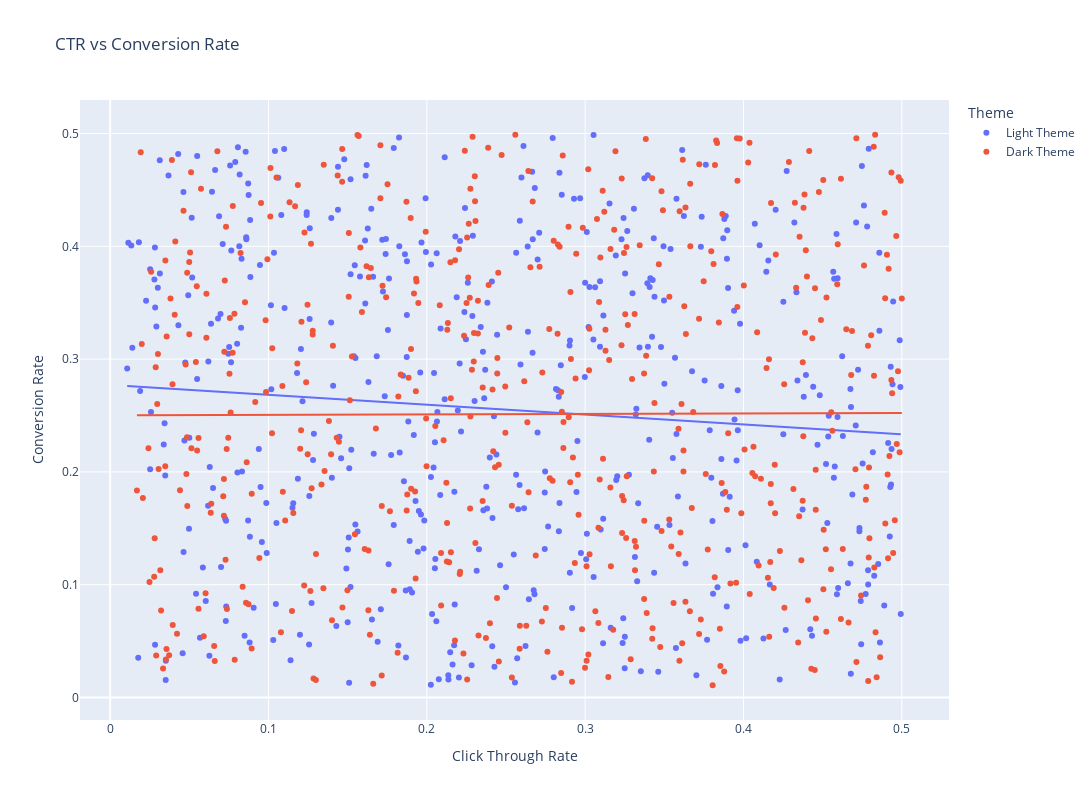

The notebook cell this image was saved under:
### Markdown cell above
##### Conversion rate in this data means the daily percentage of users who signed up on the website. Let’s have a look at the relationship between CTR and Conversion Rate of both themes:

### Code cell
# Create the scatter plot
fig = px.scatter(df, x='Click Through Rate',
                 y='Conversion Rate', color='Theme',
                 title='CTR vs Conversion Rate', trendline='ols', height = 800,width = 1400)
fig.show()

### Figure 1 — Plotly figure (JSON) as saved in the notebook; plotly's stock layout.template omitted (floating-point values rounded to 4 significant figures; data arrays with more than 128 entries replaced by an {"elided": "..."} marker saying what was removed)
{"data": [{"hovertemplate": "Theme=Light Theme<br>Click Through Rate=%{x}<br>Conversion Rate=%{y}<extra></extra>", "legendgroup": "Light Theme", "marker": {"color": "#636efa", "symbol": "circle"}, "mode": "markers", "name": "Light Theme", "orientation": "v", "showlegend": true, "type": "scatter", "x": {"elided": "486 float values"}, "xaxis": "x", "y": {"elided": "486 float values"}, "yaxis": "y"}, {"hovertemplate": "<b>OLS trendline</b><br>Conversion Rate = -0.0875912 * Click Through Rate + 0.277104<br>R<sup>2</sup>=0.007665<br><br>Theme=Light Theme<br>Click Through Rate=%{x}<br>Conversion Rate=%{y} <b>(trend)</b><extra></extra>", "legendgroup": "Light Theme", "marker": {"color": "#636efa", "symbol": "circle"}, "mode": "lines", "name": "Light Theme", "showlegend": false, "type": "scatter", "x": {"elided": "486 float values"}, "xaxis": "x", "y": {"elided": "486 float values"}, "yaxis": "y"}, {"hovertemplate": "Theme=Dark Theme<br>Click Through Rate=%{x}<br>Conversion Rate=%{y}<extra></extra>", "legendgroup": "Dark Theme", "marker": {"color": "#EF553B", "symbol": "circle"}, "mode": "markers", "name": "Dark Theme", "orientation": "v", "showlegend": true, "type": "scatter", "x": {"elided": "514 float values"}, "xaxis": "x", "y": {"elided": "514 float values"}, "yaxis": "y"}, {"hovertemplate": "<b>OLS trendline</b><br>Conversion Rate = 0.00432795 * Click Through Rate + 0.250137<br>R<sup>2</sup>=0.000019<br><br>Theme=Dark Theme<br>Click Through Rate=%{x}<br>Conversion Rate=%{y} <b>(trend)</b><extra></extra>", "legendgroup": "Dark Theme", "marker": {"color": "#EF553B", "symbol": "circle"}, "mode": "lines", "name": "Dark Theme", "showlegend": false, "type": "scatter", "x": {"elided": "514 float values"}, "xaxis": "x", "y": {"elided": "514 float values"}, "yaxis": "y"}], "layout": {"height": 800, "legend": {"title": {"text": "Theme"}, "tracegroupgap": 0}, "title": {"text": "CTR vs Conversion Rate"}, "width": 1400, "xaxis": {"anchor": "y", "autorange": true, "domain": [0, 1], "range": [-0.01837, 0.5291], "title": {"text": "Click Through Rate"}, "type": "linear"}, "yaxis": {"anchor": "x", "autorange": true, "domain": [0, 1], "range": [-0.01993, 0.5297], "title": {"text": "Conversion Rate"}, "type": "linear"}}}
